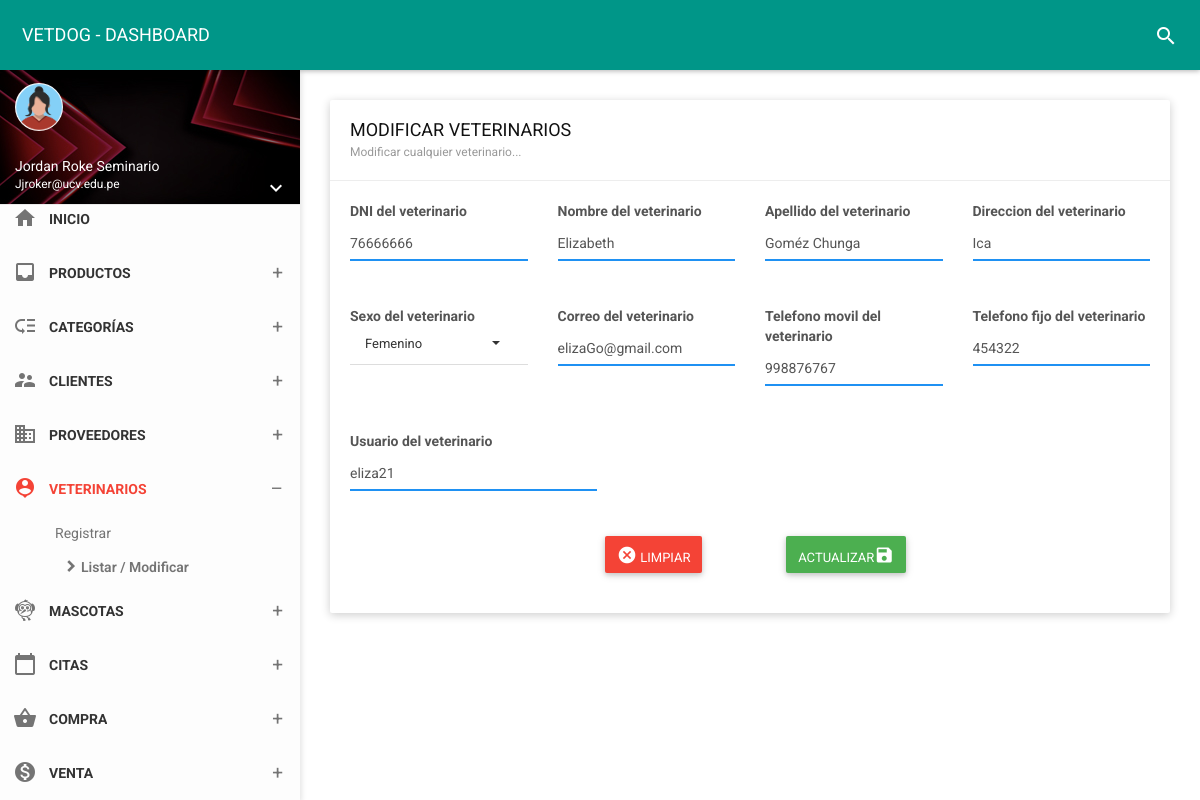
Page /vista/veterinarios/edit?id=1 (signed in) on the committed database.
### tables this page shows
CREATE TABLE `veterinarian` (
  `id_vet` int(11) NOT NULL,
  `dnivet` char(8) NOT NULL,
  `nomvet` varchar(35) NOT NULL,
  `apevet` varchar(35) NOT NULL,
  `direcc` varchar(50) NOT NULL,
  `sexo` varchar(15) NOT NULL,
  `correo` varchar(40) NOT NULL,
  `foto` varchar(255) NOT NULL,
  `fijo` char(6) NOT NULL,
  `movil` char(9) NOT NULL,
  `usuario` varchar(25) NOT NULL,
  `contra` varchar(255) NOT NULL,
  `cargo` int(11) NOT NULL,
  `estado` char(1) NOT NULL,
  `fere` timestamp NOT NULL DEFAULT current_timestamp() ON UPDATE current_timestamp()
);

### vista/veterinarios/edit.php (the view, shortened to what this page needs)
<!DOCTYPE html>
<html>
<head>
    <link href="../../assets/plugins/bootstrap-select/css/bootstrap-select.css" rel="stylesheet" />
    <link href="../../assets/plugins/bootstrap/css/bootstrap.css" rel="stylesheet">
    <link href="../../assets/plugins/node-waves/waves.css" rel="stylesheet" />
    <link href="../../assets/plugins/animate-css/animate.css" rel="stylesheet" />
    <link href="../../css/style.css" rel="stylesheet">
    <link href="../../assets/css/themes/all-themes.css" rel="stylesheet" />
       <link rel="stylesheet" href="https://cdnjs.cloudflare.com/ajax/libs/limonte-sweetalert2/11.1.9/sweetalert2.min.css" />
</head>
<body class="theme-red">
    <nav class="navbar">
        <div class="container-fluid">
            <div class="navbar-header">
                <a class="navbar-brand" href="../panel-admin/administrador"> VETDOG - DASHBOARD </a>
            </div>
            <div class="collapse navbar-collapse" id="navbar-collapse">
                <ul class="nav navbar-nav navbar-right">
                    <li><a href="javascript:void(0);" class="js-search" data-close="true"><i class="material-icons">search</i></a></li>
                </ul>
            </div>
        </div>
    </nav>
    <section>
        <aside id="leftsidebar" class="sidebar">
            <div class="user-info">
                <div class="image">
                    <img src="../../assets/img/mujerico.png" width="48" height="48" alt="User" />
                </div>
                <div class="info-container">
                    <div class="name" data-toggle="dropdown" aria-haspopup="true" aria-expanded="false"><?php echo ucfirst($_SESSION['nombre']); ?></div>
                    <div class="email"><?php echo ucfirst($_SESSION['correo']); ?></div>
                    <div class="btn-group user-helper-dropdown">
                        <i class="material-icons" data-toggle="dropdown" aria-haspopup="true" aria-expanded="true">keyboard_arrow_down</i>
                    </div>
                </div>
            </div>
            <div class="menu">
                <ul class="list">
                    <li>
                        <a href="../panel-admin/administrador">
                            <i class="material-icons">home</i>
                            <span>INICIO</span>
                        </a>
                    </li>
                    <li>
                        <a href="javascript:void(0);" class="menu-toggle">
                            <i class="material-icons">inbox</i>
                            <span>PRODUCTOS</span>
                        </a>
                    </li>
                    <li>
                        <a href="javascript:void(0);" class="menu-toggle">
                            <i class="material-icons">low_priority</i>
                            <span>CATEGORÍAS</span>
                        </a>
                    </li>
                    <li>
                        <a href="javascript:void(0);" class="menu-toggle">
                            <i class="material-icons">supervisor_account</i>
                            <span>CLIENTES</span>
                        </a>
                    </li>
                    <li>
                        <a href="javascript:void(0);" class="menu-toggle">
                            <i class="material-icons">business</i>
                            <span>PROVEEDORES</span>
                        </a>
                    </li>
                    <li class="active">
                        <a href="javascript:void(0);" class="menu-toggle">
                            <i class="material-icons">person_pin</i>
                            <span>VETERINARIOS</span>
                        </a>
                        <ul class="ml-menu">
                            <li>
                                <a href="../veterinarios/nuevo">Registrar</a>
                            </li>
                            <li class="active">
                                <a href="../../folder/veterinarios">Listar / Modificar</a>
                            </li>
                        </ul>
                    </li>
                    <li>
                        <a href="javascript:void(0);" class="menu-toggle">
                            <i class="material-icons">flutter_dash</i>
                            <span>MASCOTAS</span>
                        </a>
</li>
                    <li>
                        <a href="javascript:void(0);" class="menu-toggle">
                            <i class="material-icons">calendar_today</i>
                            <span>CITAS</span>
                        </a>
    </li>
    <li>
                        <a href="javascript:void(0);" class="menu-toggle">
                            <i class="material-icons">shopping_basket</i>
                            <span>COMPRA</span>
                        </a>
    </li>
<li>
                        <a href="javascript:void(0);" class="menu-toggle">
                            <i class="material-icons">monetization_on</i>
                            <span>VENTA</span>
                        </a>
    </li>
    </section>
    <section class="content">
        <div class="container-fluid">
            <div class="row clearfix">
                <div class="col-lg-12 col-md-12 col-sm-12 col-xs-12">
                    <div class="card">
                        <div class="header">
                            <h2>
                                MODIFICAR VETERINARIOS
                                <small>Modificar cualquier veterinario...</small>
                            </h2>
                        </div>
                    <div class="body">
<?php
function connect(){
return new mysqli("localhost","root","","vetdog");
}
$con = connect();
$id = $_GET['id'];
$sql = "SELECT * FROM veterinarian  WHERE id_vet= '$id'";
$query  =$con->query($sql);
$data =  array();
if($query){
  while($r = $query->fetch_object()){
    $data[] = $r;
  }
}
?>
<?php if(count($data)>0):?>
    <?php foreach($data as $d):?>
                        <form method="POST"  autocomplete="off" action="editarRegistro?id=<?php echo $d->id_vet; ?>">
                            <div class="row clearfix">
                                <div class="col-sm-3">
                                    <label class="control-label">DNI del veterinario</label>
                                    <div class="form-group">
                                        <div class="form-line">
                                            <input type="text" name="dnivet" onKeypress="if (event.keyCode < 45 || event.keyCode > 57) event.returnValue = false;" maxlength="8" value="<?php echo $d->dnivet; ?>"  class="form-control" placeholder="DNI del veterinario..." />
                                        </div>
                                    </div>
                                </div>
                                <div class="col-sm-3">
                                    <label class="control-label">Nombre del veterinario</label>
                                    <div class="form-group">
                                        <div class="form-line">
                                            <input type="text" value="<?php echo $d->nomvet; ?>" name="nomvet" required class="form-control" placeholder="Nombre del veterinario..." />
                                        </div>
                                    </div>
                                </div>
                                <div class="col-sm-3">
                                    <label class="control-label">Apellido del veterinario</label>
                                    <div class="form-group">
                                        <div class="form-line">
                                            <input type="text" name="apevet" value="<?php echo $d->apevet; ?>" required class="form-control" placeholder="Apellido del veterinario..." />
                                        </div>
                                    </div>
                                </div>
                                <div class="col-sm-3">
                                    <label class="control-label">Direccion del veterinario</label>
                                    <div class="form-group">
                                        <div class="form-line">
                                            <input type="text" name="direcc" value="<?php echo $d->direcc; ?>" required class="form-control" placeholder="Direccion..." />
                                        </div>
                                    </div>
                                </div>
                                <div class="col-sm-3">
                                    <label class="control-label">Sexo del veterinario</label>
                                    <select name="sexo" class="form-control show-tick">
                                        <option value="<?php echo $d->sexo; ?>"><?php echo $d->sexo; ?></option>
                                    </select>
                                </div>
                                <div class="col-sm-3">
                                    <label class="control-label">Correo del veterinario</label>
                                    <div class="form-group">
                                        <div class="form-line">
                                            <input type="email" value="<?php echo $d->correo; ?>" name="correo" required class="form-control" placeholder="Correo..." />
                                        </div>
                                    </div>
                                </div>
                                <div class="col-sm-3">
                                    <label class="control-label">Telefono movil del veterinario</label>
                                    <div class="form-group">
                                        <div class="form-line">
                                            <input type="text" value="<?php echo $d->movil; ?>" name="movil" onKeypress="if (event.keyCode < 45 || event.keyCode > 57) event.returnValue = false;" maxlength="9" required class="form-control" placeholder="Telefono movil..." />
                                        </div>
                                    </div>
                                </div>
                                <div class="col-sm-3">
                                    <label class="control-label">Telefono fijo del veterinario</label>
                                    <div class="form-group">
                                        <div class="form-line">
                                            <input type="text" name="fijo" value="<?php echo $d->fijo; ?>" onKeypress="if (event.keyCode < 45 || event.keyCode > 57) event.returnValue = false;" maxlength="6" required class="form-control" placeholder="Telefono fijo..." />
                                        </div>
                                    </div>
                                </div>
                                <div class="col-sm-4">
                                    <label class="control-label">Usuario del veterinario</label>
                                    <div class="form-group">
                                        <div class="form-line">
                                            <input type="text" name="usuario" value="<?php echo $d->usuario; ?>" required class="form-control" placeholder="Usuario..." />
                                        </div>
                                    </div>
                                </div>
                            </div>
                                <div class="container-fluid" align="center">
                                    <div class="col-xs-12 col-sm-6 col-md-4 col-lg-3">
                                    </div>
                                    <div class="col-xs-12 col-sm-6 col-md-4 col-lg-3">
                                        <a type="button" href="../../folder/veterinarios" class="btn bg-red"><i class="material-icons">cancel</i> LIMPIAR </a>
                                    </div>
                                    <div class="col-xs-12 col-sm-6 col-md-4 col-lg-3">
                                         <button class="btn bg-green" name="update">ACTUALIZAR<i class="material-icons">save</i></button>
                                    </div>
                                </div>
                        </form>
                 </div>
 <?php endforeach; ?>
    <?php else:?>
      <span class="px-2 py-1 font-semibold leading-tight text-red-700 bg-red-100 rounded-full dark:text-red-100 dark:bg-red-700">
          No hay datos
        </span>
    <?php endif; ?>
                    </div>
                        </div>
                    </div>
                </div>
    </section>
</body>
</html>

### assets/css/themes/all-themes.css (style rules this page uses)
.theme-red .navbar-brand { color: #fff; }
.theme-red .nav > li > a { color: #fff; }
.theme-red .sidebar .menu .list li.active { background-color: transparent; }
.theme-red .sidebar .menu .list li.active > :first-child i, .theme-red .sidebar .menu .list li.active > :first-child span { color: #F44336; }
.theme-red .sidebar .menu .list .toggled { background-color: transparent; }
.theme-red .sidebar .menu .list .ml-menu { background-color: transparent; }

### rows in the picture
veterinarian: dnivet "76666666", nomvet "Elizabeth", apevet "Goméz Chunga", direcc "Ica", sexo "Femenino", correo "elizaGo@gmail.com", movil "998876767", fijo "454322", usuario "eliza21"

### other values in the picture
$_SESSION['nombre'] "Jordan Roke Seminario"
$_SESSION['correo'] "Jjroker@ucv.edu.pe"
